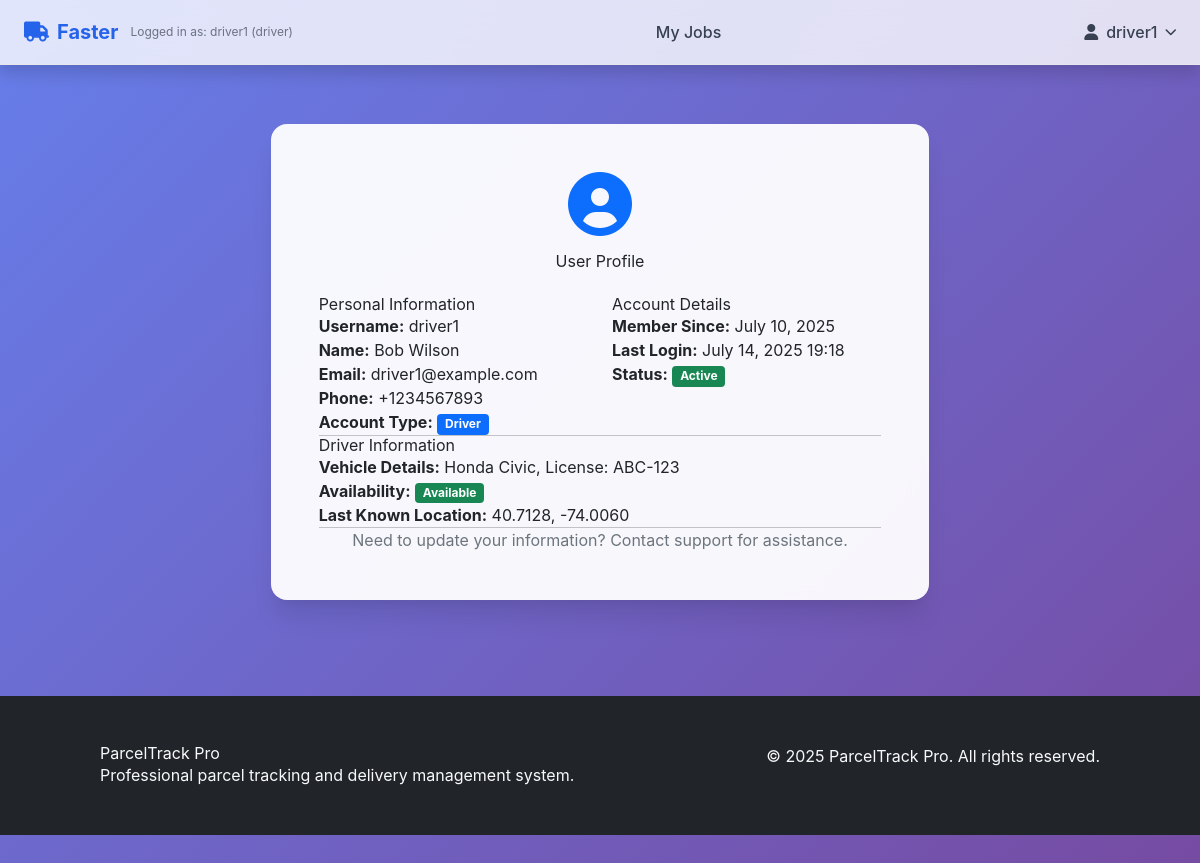
Before: /api/profile/ (signed in) with the older database file.
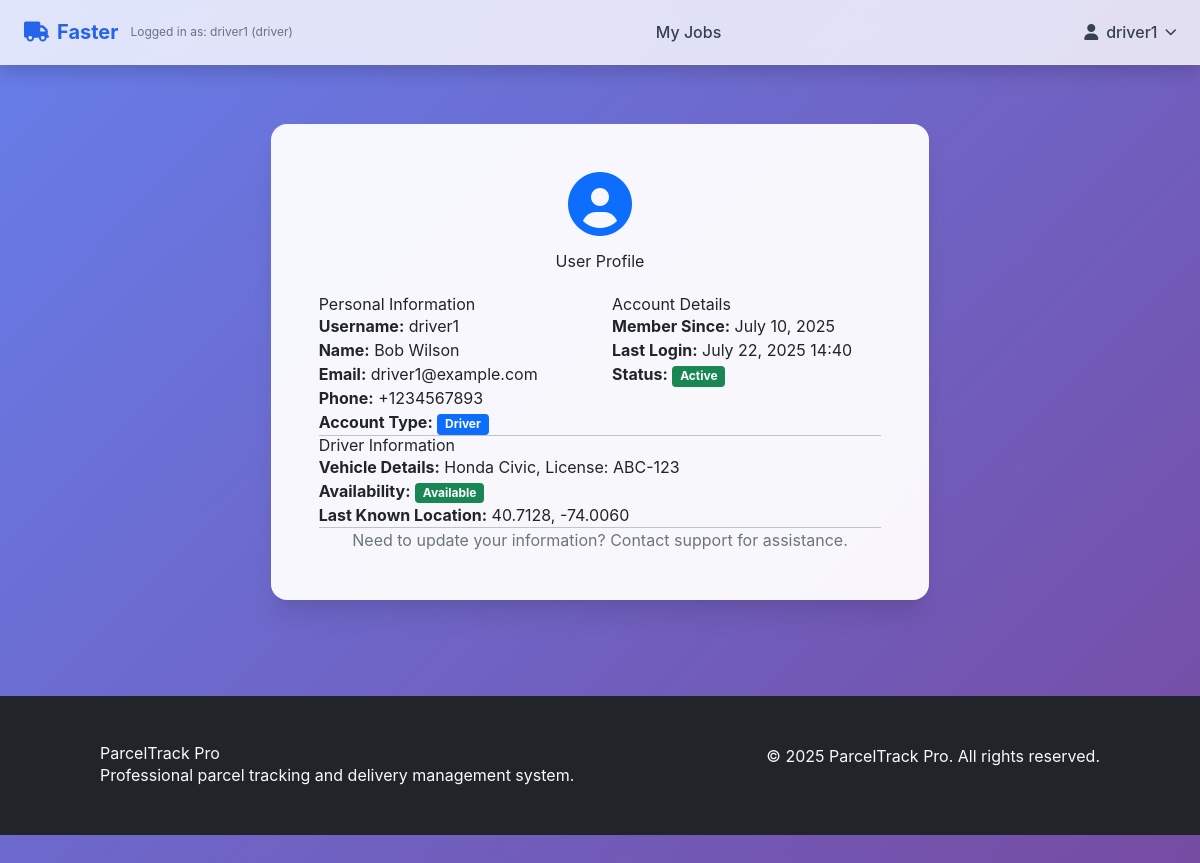
After: the same page with the newer database file.
### tracking/models.py (models this page shows, shortened)
class User(AbstractUser):
    USER_TYPES = (
        ('customer', 'Customer'),
        ('controller', 'Controller'),
        ('driver', 'Driver'),
    )
    user_type = models.CharField(max_length=20, choices=USER_TYPES)
    phone_number = models.CharField(max_length=20, blank=True)
    address = models.TextField(blank=True)

class Driver(models.Model):
    user = models.OneToOneField(User, on_delete=models.CASCADE, primary_key=True)
    vehicle_details = models.TextField(blank=True)
    current_latitude = models.FloatField(null=True, blank=True)
    current_longitude = models.FloatField(null=True, blank=True)
    last_location_update = models.DateTimeField(null=True, blank=True)
    location_accuracy = models.FloatField(null=True, blank=True, help_text="GPS accuracy in meters")
    is_available = models.BooleanField(default=True)
    is_active = models.BooleanField(default=False, help_text="Currently on duty")
    total_distance_today = models.FloatField(default=0.0, help_text="Distance in kilometers")
    last_route_update = models.DateTimeField(null=True, blank=True)

### tracking/views.py (the view)
# urls.py: path('profile/', views.profile_page, name='profile'),
@login_required
def profile_page(request):
    return render(request, 'tracking/profile.html')

### tracking/templates/tracking/profile.html (shortened to what this page needs)
{% extends 'tracking/base.html' %}
{% block content %}
<section class="py-5">
    <div class="container">
        <div class="row justify-content-center">
            <div class="col-md-8">
                <div class="card">
                    <div class="card-body p-5">
                        <div class="text-center mb-4">
                            <i class="fas fa-user-circle fa-4x text-primary mb-3"></i>
                            <h3>User Profile</h3>
                        </div>
                        <div class="row">
                            <div class="col-md-6">
                                <h5>Personal Information</h5>
                                <p><strong>Username:</strong> {{ user.username }}</p>
                                <p><strong>Name:</strong> {{ user.first_name }} {{ user.last_name }}</p>
                                <p><strong>Email:</strong> {{ user.email }}</p>
                                <p><strong>Phone:</strong> {{ user.phone_number|default:"Not provided" }}</p>
                                <p><strong>Account Type:</strong>
                                    <span class="badge bg-primary">{{ user.user_type|title }}</span>
                                </p>
                            </div>
                            <div class="col-md-6">
                                <h5>Account Details</h5>
                                <p><strong>Member Since:</strong> {{ user.date_joined|date:"F d, Y" }}</p>
                                <p><strong>Last Login:</strong> {{ user.last_login|date:"F d, Y H:i"|default:"Never" }}</p>
                                <p><strong>Status:</strong>
                                    <span class="badge bg-success">Active</span>
                                </p>
                            </div>
                        </div>
                        {% if user.user_type == 'driver' %}
                        <hr>
                        <div class="row">
                            <div class="col-12">
                                <h5>Driver Information</h5>
                                {% if user.driver %}
                                    <p><strong>Vehicle Details:</strong> {{ user.driver.vehicle_details|default:"Not provided" }}</p>
                                    <p><strong>Availability:</strong>
                                        <span class="badge {{ user.driver.is_available|yesno:'bg-success,bg-secondary' }}">
                                            {{ user.driver.is_available|yesno:"Available,Busy" }}
                                        </span>
                                    </p>
                                    {% if user.driver.current_latitude and user.driver.current_longitude %}
                                    <p><strong>Last Known Location:</strong>
                                        {{ user.driver.current_latitude|floatformat:4 }}, {{ user.driver.current_longitude|floatformat:4 }}
                                    </p>
                                    {% endif %}
                                {% else %}
                                    <p class="text-muted">Driver profile not found.</p>
                                {% endif %}
                            </div>
                        </div>
                        {% endif %}
                        <hr>
                        <div class="text-center">
                            <p class="text-muted">
                                Need to update your information? Contact support for assistance.
                            </p>
                        </div>
                    </div>
                </div>
            </div>
        </div>
    </div>
</section>
{% endblock %}

### tracking/templates/tracking/base.html (shortened to what this page needs)
<!DOCTYPE html>
<html lang="en">
<head>
    <link href="https://cdn.jsdelivr.net/npm/bootstrap@5.1.3/dist/css/bootstrap.min.css" rel="stylesheet">
    <link href="https://cdnjs.cloudflare.com/ajax/libs/font-awesome/6.0.0/css/all.min.css" rel="stylesheet">
    <link rel="stylesheet" href="https://unpkg.com/leaflet/dist/leaflet.css" />
     <script src="https://cdn.tailwindcss.com"></script>
    <link rel="stylesheet" href="https://unpkg.com/leaflet@1.9.4/dist/leaflet.css"/>
</head>
<body>
<nav class="bg-white/80 backdrop-blur-lg shadow fixed top-0 left-0 right-0 z-50 border-b border-gray-200">
  <div class="max-w-7xl mx-auto px-4 sm:px-6 lg:px-8">
    <div class="flex justify-between items-center h-16">
      <div class="flex items-center space-x-3">
        <a href="/" class="flex items-center text-blue-600 font-bold text-xl">
          <i class="fa fa-truck mr-2"></i> Faster
        </a>
        <span class="text-xs text-gray-500 hidden sm:inline">
          Logged in as: {{ request.user.username }} ({{ request.user.user_type }})
        </span>
      </div>
      <div class="hidden md:flex items-center space-x-6">
        {% if request.user.is_authenticated %}
          {% with request.user.user_type as utype %}
            {% if utype == 'customer' %}
              <a href="{% url 'book_parcel_page' %}" class="text-gray-700 hover:text-blue-600 font-medium">Book Parcel</a>
              <a href="{% url 'my_parcels' %}" class="text-gray-700 hover:text-blue-600 font-medium">My Parcels</a>
            {% elif utype == 'controller' %}
              <a href="{% url 'admin_dashboard' %}" class="text-gray-700 hover:text-blue-600 font-medium">Dashboard</a>
            {% elif utype == 'driver' %}
              <a href="{% url 'driver_dashboard' %}" class="text-gray-700 hover:text-blue-600 font-medium">My Jobs</a>
            {% endif %}
          {% endwith %}
        {% endif %}
      </div>
      <div class="hidden md:flex items-center space-x-4">
        {% if user.is_authenticated %}
          <div class="relative">
            <button onclick="toggleDropdown()" class="flex items-center space-x-2 text-gray-700 hover:text-blue-600 font-medium focus:outline-none">
              <i class="fas fa-user"></i>
              <span>{{ user.username }}</span>
              <i class="fas fa-chevron-down text-xs"></i>
            </button>
          </div>
        {% else %}
          <a href="{% url 'login_page' %}" class="text-gray-700 hover:text-blue-600 font-medium">Login</a>
          <a href="{% url 'register_page' %}" class="text-gray-700 hover:text-blue-600 font-medium">Register</a>
        {% endif %}
      </div>
    </div>
  </div>
</nav>
    <main style="margin-top: 76px;">
        {% block content %}{% endblock %}
    </main>
    <footer class="bg-dark text-light py-5 mt-5">
        <div class="container">
            <div class="row">
                <div class="col-md-6">
                    <h5>ParcelTrack Pro</h5>
                    <p>Professional parcel tracking and delivery management system.</p>
                </div>
                <div class="col-md-6 text-md-end">
                    <p>&copy; 2025 ParcelTrack Pro. All rights reserved.</p>
                </div>
            </div>
        </div>
    </footer>
    {% load static %}
</body>
</html>

### tracking/templates/tracking/base.html (style rules this page uses)
:root { --primary-color: #2563eb; --secondary-color: #64748b; --success-color: #10b981; --warning-color: #f59e0b; --danger-color: #ef4444; }
body { font-family: 'Inter', -apple-system, BlinkMacSystemFont, sans-serif; background: linear-gradient(135deg, #667eea 0%, #764ba2 100%); min-height: 100vh; }
.card { border: none; border-radius: 16px; box-shadow: 0 20px 25px -5px rgba(0, 0, 0, 0.1), 0 10px 10px -5px rgba(0, 0, 0, 0.04); backdrop-filter: blur(10px); background: rgba(255, 255, 255, 0.95); }

Changed rows visible on the page:
changed User "driver1": last_login "July 14, 2025 19:18" → "July 22, 2025 14:40"
